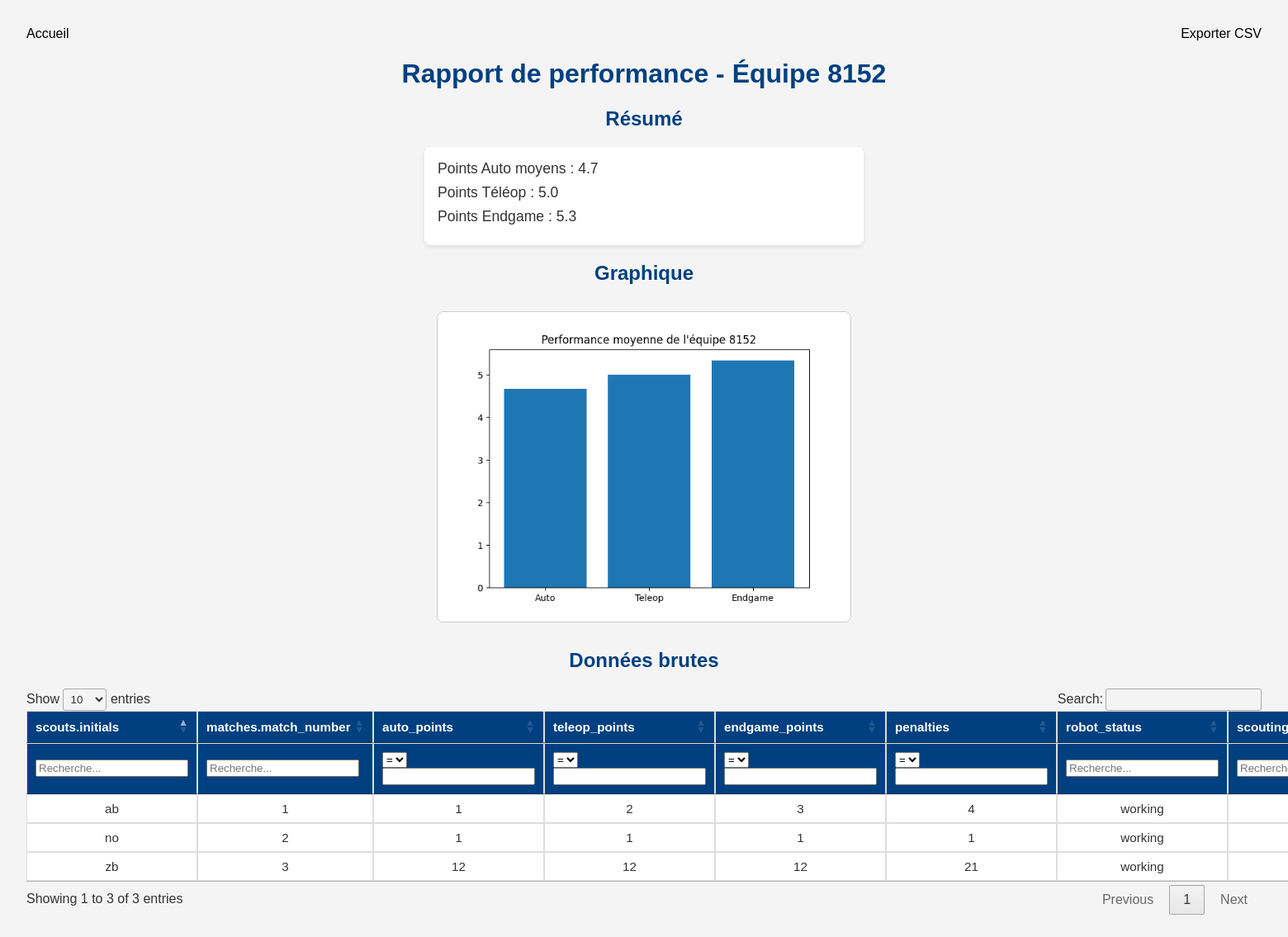
Screenshot of /reports/8152 with the database file from the repository.
### tables this page shows
CREATE TABLE scouting_data (scout_data_id INTEGER PRIMARY KEY AUTOINCREMENT, match_id INTEGER, team_id INTEGER, scout_id INTEGER, auto_points INTEGER DEFAULT 0, teleop_points INTEGER DEFAULT 0, endgame_points INTEGER DEFAULT 0, penalties INTEGER DEFAULT 0, robot_status TEXT CHECK (robot_status IN ('working', 'damaged', 'disabled')), notes TEXT, timestamp TEXT DEFAULT (datetime('now')), UNIQUE(match_id, team_id, scout_id), FOREIGN KEY (scout_id) REFERENCES scouts(scout_id) ON DELETE CASCADE, FOREIGN KEY (match_id) REFERENCES matches(match_id) ON DELETE CASCADE, FOREIGN KEY (team_id) REFERENCES teams(team_id) ON DELETE CASCADE);

CREATE TABLE scouts (scout_id INTEGER PRIMARY KEY AUTOINCREMENT, initials TEXT NOT NULL, notes TEXT);

### webserver.py (the view)
@app.route('/reports/<int:team_number>')
def report_details(team_number):
    order_by = request.args.get('order_by', default='scout_data_id')
    reverse = request.args.get('reverse', default='0') == '1'
    columns = parse_columns(constants.all_scouting_data_columns)
    columns.pop(0)  # Remove 'scout_data_id' from display columns
    columns.pop(1)  # Remove 'team_number' from display columns
    data = db_m.search_data(
        base_table='scouting_data',
        search_type='teams.team_number',
        search_query=team_number,
        cols=columns
    )
    if not data:
        return f"Aucune donnée trouvée pour l'équipe {team_number}"
    df = pd.DataFrame(data, columns=columns)
    if order_by in df.columns:
        df.sort_values(by=order_by, ascending=not reverse, inplace=True)
    auto_avg = df['auto_points'].mean()
    teleop_avg = df['teleop_points'].mean()
    endgame_avg = df['endgame_points'].mean()
    fig, ax = plt.subplots()
    ax.bar(['Auto', 'Teleop', 'Endgame'], [auto_avg, teleop_avg, endgame_avg])
    ax.set_title(f"Performance moyenne de l\'équipe {team_number}")
    img = io.BytesIO()
    plt.savefig(img, format='png')
    img.seek(0)
    photo_url = base64.b64encode(img.getvalue()).decode()
    return render_template(
        'RDBMS_Templates/reports/team_report.html',
        team_number=team_number,
        data=df.to_dict(orient='records'),
        photo_url=photo_url,
        auto_avg=auto_avg,
        teleop_avg=teleop_avg,
        endgame_avg=endgame_avg,
        current_sort=order_by,
        reverse=reverse,
        columns = columns
    )

### database_manager.py (called while the page is built)
def get_connection():
    conn=sqlite3.connect(DB_NAME, check_same_thread=False)
    conn.execute("PRAGMA foreign_keys = ON;")
    return conn

def search_data(base_table, search_type, search_query, operator = "=", cols = [], limit = 10):
    conn = get_connection()
    conn.row_factory = sqlite3.Row
    cursor = conn.cursor()
    print(cols)
    query = 'SELECT {} FROM {}'.format(', '.join(cols), base_table)
    foreign_key_list = cursor.execute("PRAGMA foreign_key_list({})".format(base_table)).fetchall()
    for fk in foreign_key_list:
        ref_table = fk[2]
        from_col = fk[3]
        to_col = fk[4]
        query += f' JOIN {ref_table} ON {base_table}.{from_col} = {ref_table}.{to_col}'
    query += f" WHERE {search_type} {operator} ?"
    print(query, (search_query,))
    cursor.execute(query, (search_query,))
    rows = cursor.fetchmany(limit)
    conn.close()
    return rows

### webserver.py (called while the page is built)
def parse_columns(columns):
    display_columns = []
    for col in columns:
        if col == "scout_id":
            display_columns.append("scouts.initials")
        elif col == "team_id":
            display_columns.append("teams.team_number")
        elif col == "match_id":
            display_columns.append("matches.match_number")
        elif col == "notes":
            display_columns.append("scouting_data.notes")
        else:
            display_columns.append(col)
    return display_columns

### templates/RDBMS_Templates/reports/team_report.html (shortened to what this page needs)
<!DOCTYPE html>
<html lang="fr">
<head>
    <link rel="stylesheet" href="{{ url_for('static', filename='style/report_styles/team_report.css') }}">
    <link rel="stylesheet" href="https://cdn.datatables.net/1.13.6/css/jquery.dataTables.min.css">
</head>
<body>
    <div class="top-links">
        <a href="/" class="button">Accueil</a>
        <a href="/export_csv/{{ team_number }}" class="button">Exporter CSV</a>
    </div>
    <h1>Rapport de performance - Équipe {{ team_number }}</h1>
    <h2>Résumé</h2>
    <ul>
        <li>Points Auto moyens : {{ auto_avg|round(1) }}</li>
        <li>Points Téléop : {{ teleop_avg|round(1) }}</li>
        <li>Points Endgame : {{ endgame_avg|round(1) }}</li>
    </ul>
    <h2>Graphique</h2>
    <img alt="Graphique moyenne" style="max-width:500px;">
    <h2>Données brutes</h2>
    <table id="reportTable">
        <thead>
            <tr>
                {% for col in columns %}
                <th>{{ col }}</th>
                {% endfor %}
            </tr>
            <tr id="filtersRow">
            {% for col in columns %}
                <th>
                {% if col in ['auto_points', 'teleop_points', 'endgame_points', 'penalties'] %}
                    <select class="num-operator" data-col-index="{{ loop.index0 }}">
                    <option value="=">=</option>
                    </select>
                    <input type="number" class="num-value" data-col-index="{{ loop.index0 }}">
                {% else %}
                    <input type="text" placeholder="Recherche..." class="column-filter" data-col-index="{{ loop.index0 }}">
                {% endif %}
                </th>
            {% endfor %}
            </tr>
        </thead>
        <tbody>
            {% for row in data %}
            <tr>
            {% for col in columns %}
            <td>{{ row[col] }}</td>
            {% endfor %}
            </tr>
            {% endfor %}
        </tbody>
    </table>
</body>
</html>

### static/style/report_styles/team_report.css (style rules this page uses)
body { font-family: Arial, sans-serif; margin: 2rem; background-color: #f4f4f4; color: #333; }
h1, h2 { text-align: center; color: #004080; }
ul { list-style: none; padding: 0; max-width: 500px; margin: auto; background-color: #fff; border-radius: 8px; padding: 1rem; box-shadow: 0 2px 5px rgba(0,0,0,0.1); }
li { margin-bottom: 0.5rem; font-size: 1.1rem; }
img { display: block; margin: 2rem auto; max-width: 90%; height: auto; border: 1px solid #ccc; border-radius: 8px; }
table { width: 100%; border-collapse: collapse; margin-top: 2rem; background-color: #fff; }
th, td { border: 1px solid #ddd; padding: 0.75rem; text-align: center; font-size: 0.95rem; }
th { background-color: #004080; color: white; cursor: pointer; }
tr:nth-child(even) { background-color: #f9f9f9; }
a { color: rgb(0, 0, 0); text-decoration: none; }
.top-links { display: flex; justify-content: space-between; flex-wrap: wrap; margin-bottom: 1rem; }

### rows the page displays
scouting_data: initials "ab" "1" "1" "2" "3" "4" "working"
scouting_data: initials "no" "2" "1" "1" "1" "1" "working"
scouting_data: initials "zb" "3" "12" "12" "12" "21" "working"

### other values shown
{{ team_number }} "8152"
{{ auto_avg|round(1) }} "4.7"
{{ teleop_avg|round(1) }} "5.0"
{{ endgame_avg|round(1) }} "5.3"
{{ col }} "scouts.initials" "matches.match_number" "auto_points" "teleop_points" "endgame_points" "penalties" "robot_status"
